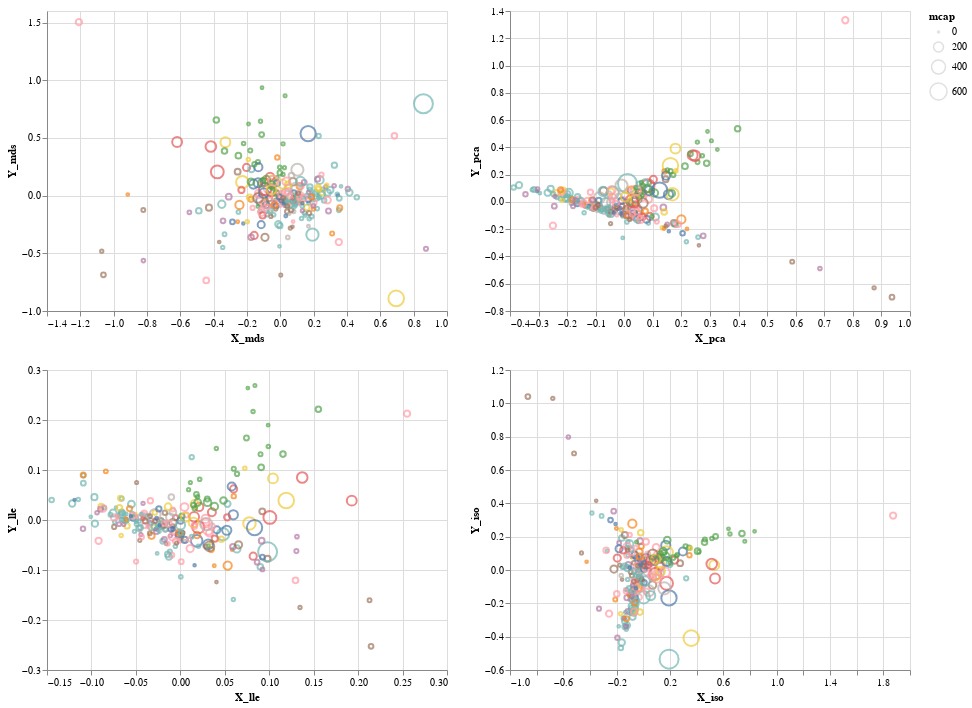

Notebook code for this chart:
### Code cell
input_dropdown = alt.binding_select(options=list(np.unique(df_altair.sector.values)))
interval = alt.selection_interval(encodings=['x', 'y'])
selection = alt.selection_single(fields=['sector'], bind=input_dropdown, name='LOL')
color = alt.condition(selection,
                    alt.Color('sector:N', legend=None),
                    alt.value('lightgray'))

chart2 = alt.Chart(df_altair).mark_point().encode(
    color=color,
    tooltip='ticker:N',
    size='mcap'
).add_selection(
    selection
).add_selection(
    interval
)

(chart2.encode(x='X_mds', y='Y_mds') | chart2.encode(x='X_pca', y='Y_pca')) &\
(chart2.encode(x='X_lle', y='Y_lle') | chart2.encode(x='X_iso', y='Y_iso'))

### Figure 1 — Vega-Lite specification as saved in the notebook (floating-point values rounded to 4 significant figures; data arrays with more than 128 entries replaced by an {"elided": "..."} marker saying what was removed)
{"$schema": "https://vega.github.io/schema/vega-lite/v3.4.0.json", "config": {"mark": {"tooltip": null}, "view": {"height": 300, "width": 400}}, "data": {"name": "data-3cd8489b54033529375c518549734ec7"}, "datasets": {"data-3cd8489b54033529375c518549734ec7": {"elided": "246 records"}}, "vconcat": [{"hconcat": [{"encoding": {"color": {"condition": {"field": "sector", "legend": null, "selection": "LOL", "type": "nominal"}, "value": "lightgray"}, "size": {"field": "mcap", "type": "quantitative"}, "tooltip": {"field": "ticker", "type": "nominal"}, "x": {"field": "X_mds", "type": "quantitative"}, "y": {"field": "Y_mds", "type": "quantitative"}}, "mark": "point", "selection": {"LOL": {"bind": {"input": "select", "options": ["Communication services", "Consumer discretionary", "Consumer staples", "Energy", "Equity certificates", "Financials", "Health care", "Industrials", "Information technology", "Materials", "Real estate", "Utilities"]}, "fields": ["sector"], "type": "single"}, "selector001": {"encodings": ["x", "y"], "type": "interval"}}}, {"encoding": {"color": {"condition": {"field": "sector", "legend": null, "selection": "LOL", "type": "nominal"}, "value": "lightgray"}, "size": {"field": "mcap", "type": "quantitative"}, "tooltip": {"field": "ticker", "type": "nominal"}, "x": {"field": "X_pca", "type": "quantitative"}, "y": {"field": "Y_pca", "type": "quantitative"}}, "mark": "point", "selection": {"LOL": {"bind": {"input": "select", "options": ["Communication services", "Consumer discretionary", "Consumer staples", "Energy", "Equity certificates", "Financials", "Health care", "Industrials", "Information technology", "Materials", "Real estate", "Utilities"]}, "fields": ["sector"], "type": "single"}, "selector001": {"encodings": ["x", "y"], "type": "interval"}}}]}, {"hconcat": [{"encoding": {"color": {"condition": {"field": "sector", "legend": null, "selection": "LOL", "type": "nominal"}, "value": "lightgray"}, "size": {"field": "mcap", "type": "quantitative"}, "tooltip": {"field": "ticker", "type": "nominal"}, "x": {"field": "X_lle", "type": "quantitative"}, "y": {"field": "Y_lle", "type": "quantitative"}}, "mark": "point", "selection": {"LOL": {"bind": {"input": "select", "options": ["Communication services", "Consumer discretionary", "Consumer staples", "Energy", "Equity certificates", "Financials", "Health care", "Industrials", "Information technology", "Materials", "Real estate", "Utilities"]}, "fields": ["sector"], "type": "single"}, "selector001": {"encodings": ["x", "y"], "type": "interval"}}}, {"encoding": {"color": {"condition": {"field": "sector", "legend": null, "selection": "LOL", "type": "nominal"}, "value": "lightgray"}, "size": {"field": "mcap", "type": "quantitative"}, "tooltip": {"field": "ticker", "type": "nominal"}, "x": {"field": "X_iso", "type": "quantitative"}, "y": {"field": "Y_iso", "type": "quantitative"}}, "mark": "point", "selection": {"LOL": {"bind": {"input": "select", "options": ["Communication services", "Consumer discretionary", "Consumer staples", "Energy", "Equity certificates", "Financials", "Health care", "Industrials", "Information technology", "Materials", "Real estate", "Utilities"]}, "fields": ["sector"], "type": "single"}, "selector001": {"encodings": ["x", "y"], "type": "interval"}}}]}]}
